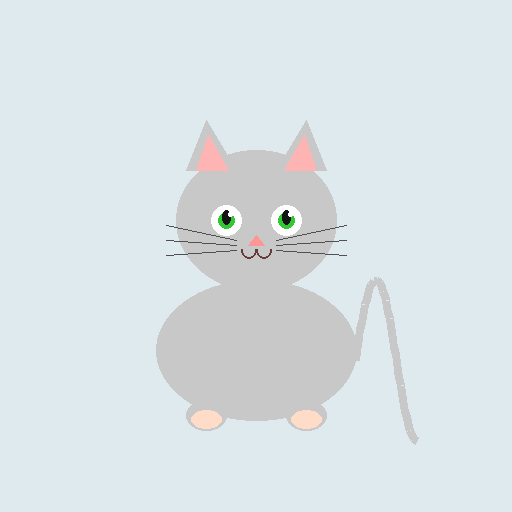
#> input picture cat.png, 512 x 512 px
$ python -i switching_compress.py   (imports and definitions only)
#> lines starting #> are read from the running program, lines starting #| are printed output that depends on the picture; after the words box and inside, x2 and y2 are one past the last pixel; in counts of white or black regions, pixels touching at a corner belong together
#!/usr/bin/env python3
"""
Switching Games Image Compression PoC

Based on "Switching Games for Image Compression" (Huhtanen, 2025).
Approximates image matrix M as sum_{j=1}^{l} D_{2j-1} * C * D_{2j}
where C is a DCT2 threshold-filtered initial image and D's are diagonal
matrices computed via alternating least-squares.

File format: SWG3 (.swg)
"""

import argparse
import io
import os
import struct
import time
import zlib

import numpy as np
from PIL import Image
from scipy.fft import dctn, idctn

MAGIC = b"SWG3"
QUANTIZATION_SCALE = 32767
CONVERGENCE_THRESHOLD = 1e-4
REGULARIZATION = 1e-12
COARSE_RATIOS = [0.005, 0.01, 0.02, 0.05, 0.10, 0.20, 0.30, 0.50]
BINARY_SEARCH_STEPS = 6


# ─── DCT2 initial image ─────────────────────────────────────────────

def _reconstruct_c_from_sparse_dct(indices: np.ndarray, values: np.ndarray,
                                    shape: tuple) -> np.ndarray:
    """Rebuild initial image C from sparse DCT coefficients."""
    sparse_coeffs = np.zeros(shape[0] * shape[1], dtype=np.float64)
    sparse_coeffs[indices] = values
    return idctn(sparse_coeffs.reshape(shape), type=2, norm="ortho")


def _compute_full_dct(M: np.ndarray):
    """Compute full 2D DCT once. Returns (flat_coeffs, magnitudes)."""
    coeffs = dctn(M, type=2, norm="ortho")
    flat = coeffs.ravel()
    return flat, np.abs(flat)


def _select_top_coefficients(flat: np.ndarray, magnitudes: np.ndarray,
                              ratio: float, shape: tuple):
    """
    Keep top `ratio` fraction of DCT coefficients by magnitude.

    Returns:
        C: reconstructed initial image (n x k)
        indices: flattened indices of kept coefficients
        values: kept coefficient values (float32)
    """
    nnz = max(1, int(ratio * flat.size))
    threshold_idx = np.argpartition(magnitudes, -nnz)[-nnz:]

    indices = threshold_idx.astype(np.int32)
    values = flat[indices].astype(np.float32)

    C = _reconstruct_c_from_sparse_dct(indices, values, shape)
    return C, indices, values


def generate_initial_image_dct2(M: np.ndarray, ratio: float):
    """Compute 2D DCT of M, keep top ratio fraction, inverse DCT to get C."""
    flat, magnitudes = _compute_full_dct(M)
    return _select_top_coefficients(flat, magnitudes, ratio, M.shape)


# ─── Algorithm 1 (vectorized) ────────────────────────────────────────

def algorithm1(M: np.ndarray, C: np.ndarray, l: int, max_iter: int = 7):
    """
    Algorithm 1 from the paper: find l layers of diagonal pairs.
    Vectorized — solves all rows/columns simultaneously via batch linear algebra.

    M ≈ sum_{j=1}^{l} D_{2j-1} C D_{2j}

    Returns:
        left_diags: (l, n) array
        right_diags: (l, k) array
    """
    n, k = M.shape

    rng = np.random.default_rng(42)
    left_diags = rng.standard_normal((l, n))
    right_diags = np.zeros((l, k))

    prev_residual_sq = None
    idx = np.arange(l)
    C2 = C ** 2
    CM = C * M

    for iteration in range(max_iter):
        # ── Solve for right diagonals (all columns simultaneously) ──
        L_outer = left_diags[:, None, :] * left_diags[None, :, :]  # (l, l, n)
        EtE = L_outer.reshape(l * l, n) @ C2  # (l*l, k)
        EtE = EtE.reshape(l, l, k)
        EtE[idx, idx, :] += REGULARIZATION
        Etm = left_diags @ CM  # (l, k)

        right_diags = np.linalg.solve(
            EtE.transpose(2, 0, 1),      # (k, l, l)
            Etm.T[:, :, np.newaxis]      # (k, l, 1)
        ).squeeze(-1).T  # (l, k)

        del L_outer, EtE, Etm

        # ── Solve for left diagonals (all rows simultaneously) ──
        R_outer = right_diags[:, None, :] * right_diags[None, :, :]  # (l, l, k)
        EtE = R_outer.reshape(l * l, k) @ C2.T  # (l*l, n)
        EtE = EtE.reshape(l, l, n)
        EtE[idx, idx, :] += REGULARIZATION
        Etm = right_diags @ CM.T  # (l, n)

        left_diags = np.linalg.solve(
            EtE.transpose(2, 0, 1),      # (n, l, l)
            Etm.T[:, :, np.newaxis]      # (n, l, 1)
        ).squeeze(-1).T  # (l, n)

        del R_outer, EtE, Etm

        # ── Convergence check (memory-efficient) ──
        LTR = left_diags.T @ right_diags  # (n, k)
        LTR *= C       # in-place: now = approx
        LTR -= M       # in-place: now = residual
        flat_r = LTR.ravel()
        residual_sq = flat_r @ flat_r
        del LTR

        if prev_residual_sq is not None:
            rel_change = abs(prev_residual_sq - residual_sq) / (prev_residual_sq + REGULARIZATION)
            if rel_change < CONVERGENCE_THRESHOLD:
                break
        prev_residual_sq = residual_sq

    return left_diags, right_diags


def algorithm1_adaptive(M: np.ndarray, C: np.ndarray, max_layers: int,
                        max_iter: int = 7, min_improvement: float = 0.01):
    """
    Run joint algorithm1 with max_layers, then prune trailing layers
    that contribute less than min_improvement relative quality.
    """
    left_diags, right_diags = algorithm1(M, C, max_layers, max_iter)

    full_residual = M - reconstruct(C, left_diags, right_diags)
    full_err = np.sqrt(full_residual.ravel() @ full_residual.ravel())
    M_norm = np.sqrt((M.ravel() @ M.ravel()))
    del full_residual
    actual_layers = max_layers

    # Incrementally check layer counts by accumulating outer products
    partial_weight = np.zeros_like(M)
    for try_layers in range(1, max_layers):
        partial_weight += np.outer(left_diags[try_layers - 1], right_diags[try_layers - 1])
        residual = M - C * partial_weight
        err = np.sqrt(residual.ravel() @ residual.ravel())
        if (err - full_err) / (M_norm + REGULARIZATION) < min_improvement:
            actual_layers = try_layers
            break

    return left_diags[:actual_layers], right_diags[:actual_layers], actual_layers


def reconstruct(C: np.ndarray, left_diags: np.ndarray, right_diags: np.ndarray) -> np.ndarray:
    """Reconstruct M_approx = sum_j diag(left_diags[j]) @ C @ diag(right_diags[j])"""
    return C * (left_diags.T @ right_diags)


# ─── Index encoding ──────────────────────────────────────────────────

# [37 lines left out: functions _encode_indices_delta, _decode_indices_delta, not called in this run]


def _encode_indices_bitmap(indices: np.ndarray, total_pixels: int) -> bytes:
    """Encode indices as packed bitmap."""
    bitmap = np.zeros(total_pixels, dtype=np.uint8)
    bitmap[indices] = 1
    return np.packbits(bitmap).tobytes()


def _decode_indices_bitmap(data: bytes, total_pixels: int) -> np.ndarray:
    """Decode bitmap-encoded indices."""
    packed = np.frombuffer(data, dtype=np.uint8)
    bitmap = np.unpackbits(packed)[:total_pixels]
    return np.nonzero(bitmap)[0].astype(np.int32)


def _encode_indices_auto(sorted_indices: np.ndarray, total_pixels: int) -> tuple:
    """Auto-select between bitmap and delta encoding based on estimated size."""
    nnz = len(sorted_indices)
    bitmap_size = (total_pixels + 7) // 8

    # Estimate delta size without computing it
    if nnz <= 1:
        return _encode_indices_delta(sorted_indices)
    max_delta = int(sorted_indices[-1] - sorted_indices[0]) // max(nnz - 1, 1)
    # Worst case: max delta determines dtype
    actual_max = int(np.diff(sorted_indices).max())
    if actual_max <= 255:
        delta_est = 4 + nnz - 1
    elif actual_max <= 65535:
        delta_est = 4 + (nnz - 1) * 2
    else:
        delta_est = 4 + (nnz - 1) * 4

    if bitmap_size <= delta_est:
        return 0, _encode_indices_bitmap(sorted_indices, total_pixels)
    else:
        return _encode_indices_delta(sorted_indices)


# ─── Delta coding for values ─────────────────────────────────────────

def _delta_encode_i16(values: np.ndarray) -> np.ndarray:
    """Delta-encode int16 values. First value kept as-is."""
    if len(values) <= 1:
        return values.copy()
    result = np.empty_like(values)
    result[0] = values[0]
    result[1:] = np.diff(values.astype(np.int32)).astype(np.int16)
    return result


def _delta_decode_i16(deltas: np.ndarray) -> np.ndarray:
    """Undo delta encoding of int16 values."""
    if len(deltas) <= 1:
        return deltas.copy()
    return np.cumsum(deltas.astype(np.int32)).astype(np.int16)


# ─── Auto-tune DCT ratio ─────────────────────────────────────────────

# [82 lines left out: functions _compress_channel_at_ratio, _auto_tune_ratio, not called in this run]


# ─── Compress / Decompress ───────────────────────────────────────────

def compress(image_path: str, output_path: str, layers: int = 6,
             dct_ratio: float = 0.30, max_iter: int = 7,
             target_psnr: float = None, adaptive: bool = True,
             quiet: bool = False):
    """Compress an image to .swg (SWG3) format."""
#> called with image_path = 'cat.png', output_path = './cat.swg', layers = 6, dct_ratio = 0.3, max_iter = 7, adaptive = True, quiet = False
    if layers < 1:
        raise ValueError(f"layers must be >= 1, got {layers}")
    if max_iter < 1:
        raise ValueError(f"max_iter must be >= 1, got {max_iter}")
    if not (0 < dct_ratio <= 1.0):
        raise ValueError(f"dct_ratio must be in (0, 1], got {dct_ratio}")
    img = Image.open(image_path).convert("RGB")
    M_full = np.array(img, dtype=np.float64)
    n, k, channels = M_full.shape
#> n = 512; k = 512; channels = 3

    auto_mode = target_psnr is not None
    if not auto_mode:
        target_psnr = 0.0

    log = print if not quiet else lambda *a, **kw: None

    log(f"Image: {n}x{k}, {channels} channels")
#| Image: 512x512, 3 channels
    if auto_mode:
        log(f"Max layers: {layers}, Target PSNR: {target_psnr} dB, Max iter: {max_iter}")
    else:
        log(f"Layers: {layers}, DCT ratio: {dct_ratio}, Max iter: {max_iter}")

    t0 = time.time()

    payload = io.BytesIO()
    total_pixels = n * k
#> total_pixels = 262144

    for ch in range(channels):
        ch_name = "RGB"[ch]
        ch_t0 = time.time()
        M = M_full[:, :, ch]

        if auto_mode:
            ch_psnr, C, indices, values, left_diags, right_diags, actual_layers, chosen_ratio = \
                _auto_tune_ratio(M, target_psnr, layers, max_iter, adaptive,
                                 verbose=not quiet)
            ch_elapsed = time.time() - ch_t0
            log(f"  Channel {ch_name}: ratio={chosen_ratio:.4f}, "
                f"layers={actual_layers}, PSNR={ch_psnr:.1f} dB ({ch_elapsed:.1f}s)")
        else:
            C, indices, values = generate_initial_image_dct2(M, dct_ratio)
            if adaptive:
                left_diags, right_diags, actual_layers = algorithm1_adaptive(
                    M, C, layers, max_iter)
            else:
                left_diags, right_diags = algorithm1(M, C, layers, max_iter)
                actual_layers = layers
            chosen_ratio = dct_ratio
            ch_elapsed = time.time() - ch_t0
            log(f"  Channel {ch_name}: ratio={chosen_ratio:.4f}, "
                f"layers={actual_layers} ({ch_elapsed:.1f}s)")

        nnz = len(indices)

        scale = np.float32(np.max(np.abs(values))) if nnz > 0 else np.float32(1.0)
        quantized = np.round(values / scale * QUANTIZATION_SCALE).astype(np.int16)

        sort_order = np.argsort(indices)
        sorted_indices = indices[sort_order]
        sorted_quantized = quantized[sort_order]

        delta_values = _delta_encode_i16(sorted_quantized)
        index_mode, index_data = _encode_indices_auto(sorted_indices, total_pixels)

        payload.write(struct.pack("<B", actual_layers))
        payload.write(struct.pack("<f", chosen_ratio))
        payload.write(struct.pack("<I", nnz))
        payload.write(struct.pack("<B", index_mode))
        payload.write(struct.pack("<I", len(index_data)))
        payload.write(index_data)
        payload.write(struct.pack("<f", scale))
        payload.write(delta_values.tobytes())
        payload.write(left_diags.astype(np.float16).tobytes())
        payload.write(right_diags.astype(np.float16).tobytes())
#> this loop made 3 passes
#> (full_err in algorithm1_adaptive, M_norm in algorithm1_adaptive, scale, actual_max in _encode_indices_auto, delta_est in _encode_indices_auto) on passes 1 to 3: (756.7, 112037.7, 111838.1, 286, 157288), (766.9, 117006.6, 116731.9, 239, 78646), (832.2, 118676.9, 118324.1, 239, 78646)
#|   Channel R: ratio=0.3000, layers=6 (0.1s)
#|   Channel G: ratio=0.3000, layers=6 (0.1s)
#|   Channel B: ratio=0.3000, layers=6 (0.1s)
#> pass 1, in _select_top_coefficients, `C = _reconstruct_c_from_sparse_dct(indices, values, shape)`:
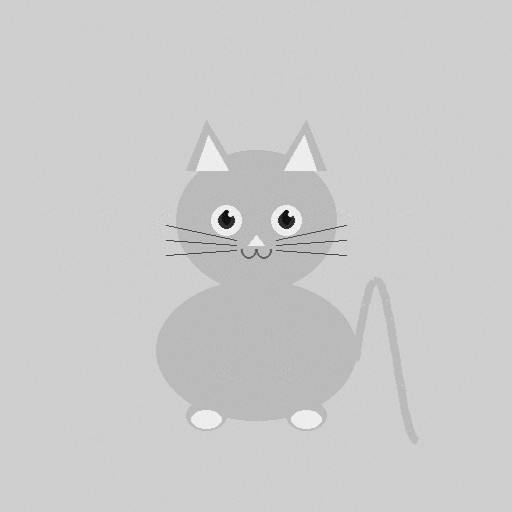
#> C: shape (512, 512) float64; min -1.04, max 273.7, mean 218.4; drawn with min black and max white
#> pass 1, in algorithm1, `C2 = C ** 2`:
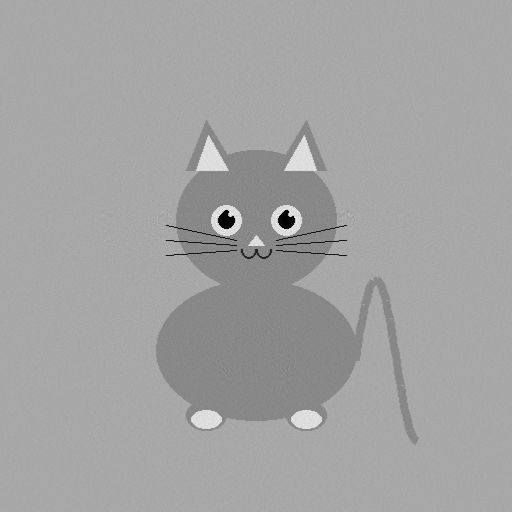
#> C2: shape (512, 512) float64; min 0.0387, max 74915.5, mean 47881.2; drawn with min black and max white

    compressed_payload = zlib.compress(payload.getvalue(), level=9)

    with open(output_path, "wb") as f:
        f.write(MAGIC)
        f.write(struct.pack("<II", n, k))
        f.write(struct.pack("<B", channels))
        f.write(struct.pack("<H", layers))
        f.write(struct.pack("<f", target_psnr))
        f.write(struct.pack("<B", max_iter))
        f.write(struct.pack("<I", len(compressed_payload)))
        f.write(compressed_payload)

    elapsed = time.time() - t0
    orig_size = os.path.getsize(image_path)
    comp_size = os.path.getsize(output_path)
    log(f"Compressed in {elapsed:.1f}s")
    log(f"Original: {orig_size:,} bytes")
    log(f"Compressed: {comp_size:,} bytes ({comp_size/orig_size:.1%})")
    return comp_size


def decompress(swg_path: str, output_path: str, quiet: bool = False):
    """Decompress a .swg (SWG3) file to an image."""
#> called with swg_path = './cat.swg', output_path = './cat_reconstructed.png', quiet = False
    log = print if not quiet else lambda *a, **kw: None
    with open(swg_path, "rb") as f:
        magic = f.read(4)
        if magic != MAGIC:
            raise ValueError(f"Invalid file: expected SWG3, got {magic}")

        n, k = struct.unpack("<II", f.read(8))
#> n = 512; k = 512
        if n == 0 or k == 0 or n > 32768 or k > 32768:
            raise ValueError(f"Invalid dimensions: {n}x{k} (max 32768x32768)")
        if n * k > 256 * 1024 * 1024:
            raise ValueError(f"Image too large: {n}x{k} = {n*k} pixels")
        channels = struct.unpack("<B", f.read(1))[0]
#> channels = 3
        if channels == 0 or channels > 4:
            raise ValueError(f"Invalid channel count: {channels}")
        layers = struct.unpack("<H", f.read(2))[0]
#> layers = 6
        if layers > 64:
            raise ValueError(f"Invalid layer count: {layers}")
        _target_psnr = struct.unpack("<f", f.read(4))[0]
        _max_iter = struct.unpack("<B", f.read(1))[0]

        log(f"Image: {n}x{k}, {channels} channels, max_layers={layers}")
#| Image: 512x512, 3 channels, max_layers=6

        compressed_size = struct.unpack("<I", f.read(4))[0]
#> compressed_size = 254327
        MAX_DECOMPRESSED = 256 * 1024 * 1024
        raw = zlib.decompress(f.read(compressed_size), wbits=15, bufsize=MAX_DECOMPRESSED)
        if len(raw) > MAX_DECOMPRESSED:
            raise ValueError(f"Decompressed payload too large: {len(raw)} bytes")

    buf = io.BytesIO(raw)
    total_pixels = n * k
#> total_pixels = 262144
    M_full = np.zeros((n, k, channels), dtype=np.float64)

    for ch in range(channels):
        actual_layers = struct.unpack("<B", buf.read(1))[0]
        _ratio = struct.unpack("<f", buf.read(4))[0]
        nnz = struct.unpack("<I", buf.read(4))[0]
        index_mode = struct.unpack("<B", buf.read(1))[0]
        index_data_len = struct.unpack("<I", buf.read(4))[0]
        index_data = buf.read(index_data_len)

        if index_mode == 0:
            dct_indices = _decode_indices_bitmap(index_data, total_pixels)
        else:
            dct_indices = _decode_indices_delta(index_mode, index_data, nnz)

        scale = struct.unpack("<f", buf.read(4))[0]
        delta_values = np.frombuffer(buf.read(nnz * 2), dtype=np.int16).copy()
        quantized = _delta_decode_i16(delta_values)
        dct_values = (quantized.astype(np.float32) / QUANTIZATION_SCALE) * scale

        C = _reconstruct_c_from_sparse_dct(dct_indices, dct_values, (n, k))

        left_diags = np.frombuffer(
            buf.read(actual_layers * n * 2), dtype=np.float16
        ).reshape(actual_layers, n).astype(np.float64)
        right_diags = np.frombuffer(
            buf.read(actual_layers * k * 2), dtype=np.float16
        ).reshape(actual_layers, k).astype(np.float64)

        M_full[:, :, ch] = reconstruct(C, left_diags, right_diags)
#> this loop made 3 passes
#> scale on passes 1 to 3: 111838.1, 116731.9, 118324.1

    M_full = np.clip(M_full, 0, 255).astype(np.uint8)
    img = Image.fromarray(M_full, "RGB")
    img.save(output_path)
    log(f"Saved reconstructed image to {output_path}")


# ─── Evaluate ────────────────────────────────────────────────────────

def psnr(original: np.ndarray, reconstructed: np.ndarray) -> float:
    mse = np.mean((original.astype(np.float64) - reconstructed.astype(np.float64)) ** 2)
#> mse = 2.99
    if mse == 0:
        return float("inf")
    return 10 * np.log10(255.0 ** 2 / mse)


# [10 lines left out: function _compress_and_measure, not called in this run]


def evaluate(image_path: str, layers: int = 6, dct_ratio: float = 0.30,
             max_iter: int = 7, output_dir: str = ".", target_psnr: float = None):
    """Compress, decompress, and evaluate quality."""
    from skimage.metrics import structural_similarity as ssim

    base = os.path.splitext(os.path.basename(image_path))[0]
    swg_path = os.path.join(output_dir, f"{base}.swg")
    recon_path = os.path.join(output_dir, f"{base}_reconstructed.png")
    compare_path = os.path.join(output_dir, f"{base}_comparison.png")

    compress(image_path, swg_path, layers, dct_ratio, max_iter,
             target_psnr=target_psnr)
    decompress(swg_path, recon_path)

    original = np.array(Image.open(image_path).convert("RGB"))
    reconstructed = np.array(Image.open(recon_path).convert("RGB"))

    p = psnr(original, reconstructed)
#> p = 43.37
    s = ssim(original, reconstructed, channel_axis=2)
#> s = 0.968

    print(f"\n── Quality Metrics ──")
    print(f"PSNR: {p:.2f} dB")
#| PSNR: 43.37 dB
    print(f"SSIM: {s:.4f}")
#| SSIM: 0.9681

    h, w = original.shape[:2]
#> h = 512; w = 512
    comparison = np.zeros((h, w * 2 + 10, 3), dtype=np.uint8)
    comparison[:, :w] = original
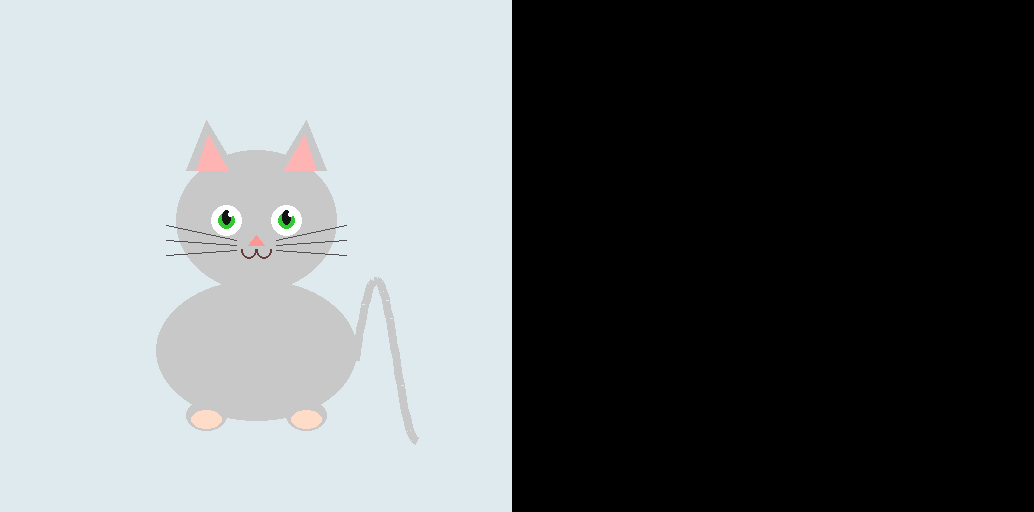
#> comparison: shape (512, 1034, 3); mean R, G, B 108.2, 112.9, 114.4
    comparison[:, w + 10:] = reconstructed
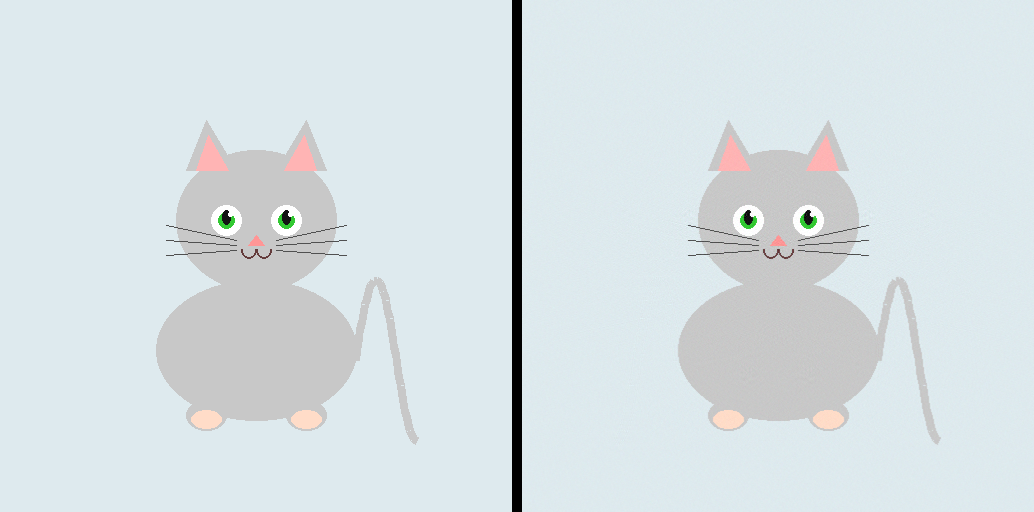
#> comparison: shape (512, 1034, 3); mean R, G, B 216.1, 225.5, 228.6
    comparison[:, w:w + 10] = 128
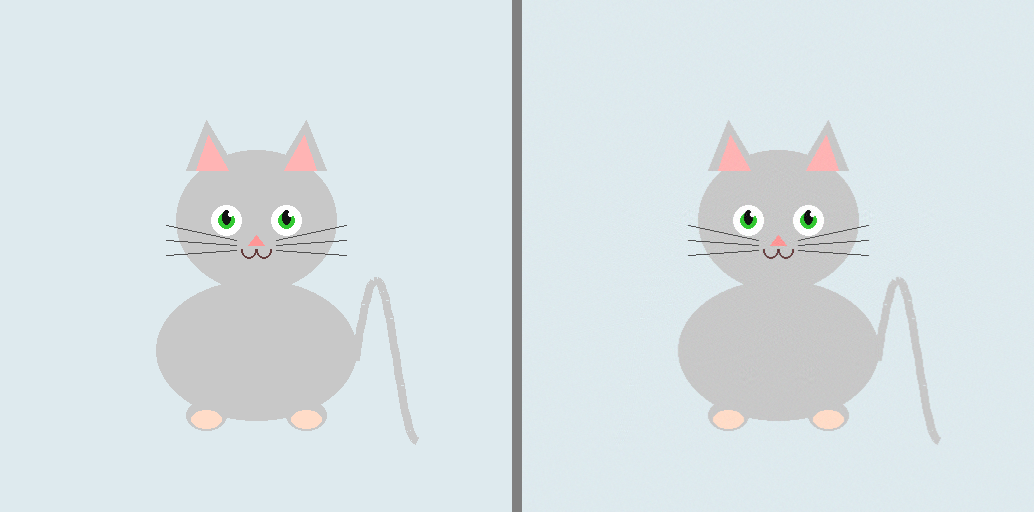
#> comparison: shape (512, 1034, 3); 0.97% of pixels changed, all inside (x1, y1, x2, y2) = (512, 0, 522, 512)
    Image.fromarray(comparison).save(compare_path)
    print(f"Comparison image: {compare_path}")

    return p, s


# ─── Sweep ────────────────────────────────────────────────────────────

# [154 lines left out: functions sweep, generate_test_photo, main, not called in this run]


# [2 lines not run here, left out]

>>> result = evaluate('cat.png')
#> result = (43.37, 0.968)
